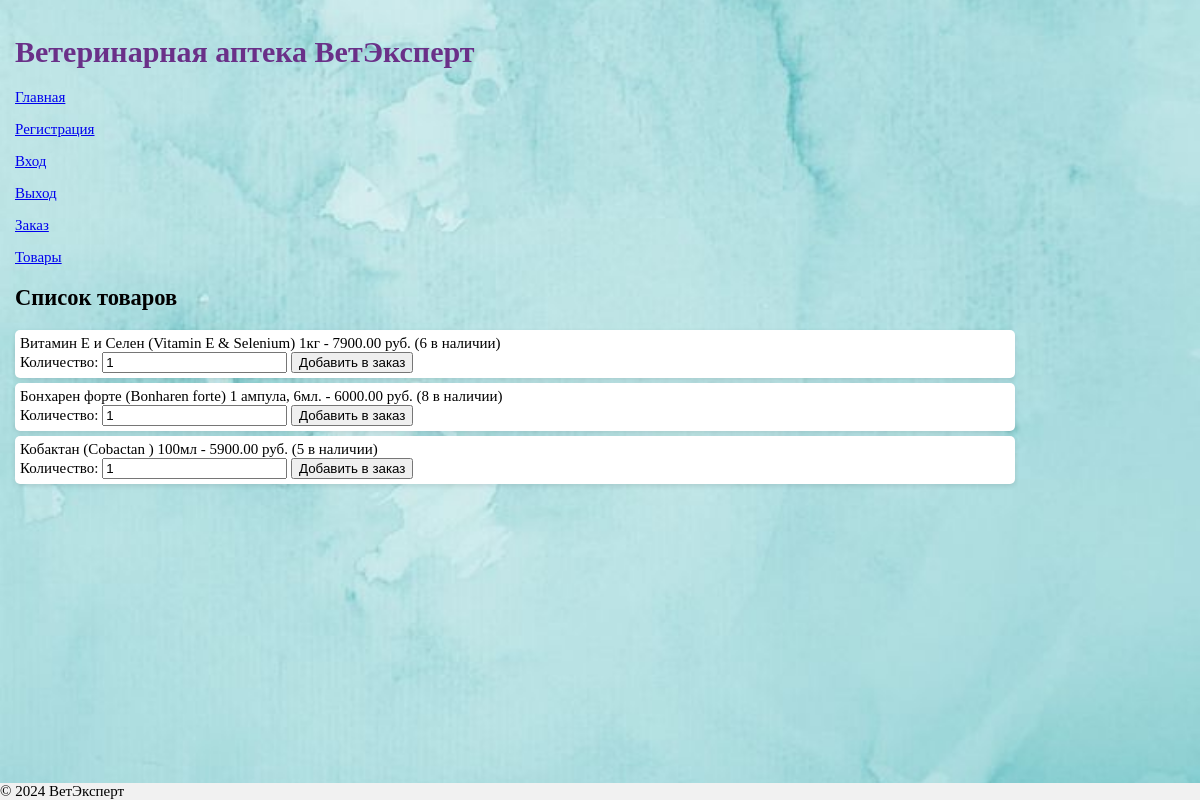
/products, run on an earlier commit of the app's database.
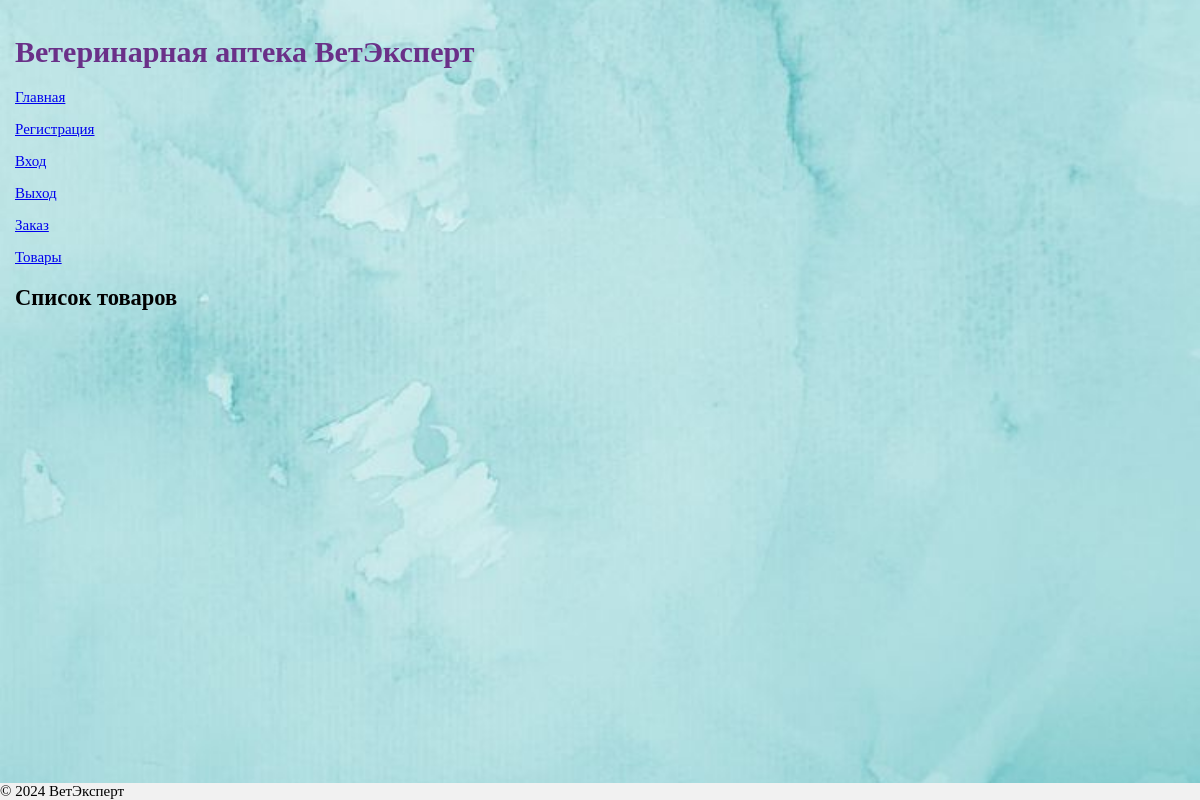
And on a later commit of the database.
### models.py (models this page shows, shortened)
class Product(db.Model):
    __tablename__ = 'products'
    id = db.Column(db.Integer, primary_key=True)
    name = db.Column(db.String(255), nullable=False)
    description = db.Column(db.Text)
    price = db.Column(db.Numeric(10, 2), nullable=False)
    quantity = db.Column(db.Integer, default=0)
    status = db.Column(db.String(20), default='available')
    STATUS_CHOICES = {
        'available': 'Доступен',
        'unavailable': 'Недоступен'
    }

### routes.py (the view)
@app.route('/products') # Список товаров
def product():
    products = Product.query.all()
    return render_template('product.html', products=products)

### templates/product.html (shortened to what this page needs)
{% extends 'base.html' %}
{% block content %}
<h2>Список товаров</h2>
<ul>
    {% for product in products %}
        <li>
            {{ product.name }} - {{ product.price }} руб. ({{ product.quantity }} в наличии)
            <form action="{{ url_for('add_to_cart', product_id=product.id) }}" method="post">
                <label for="quantity_{{ product.id }}">Количество:</label>
                <input type="number" name="quantity" id="quantity_{{ product.id }}" min="1" value="1" required>
                <button type="submit">Добавить в заказ</button>
            </form>
        </li>
    {% endfor %}
</ul>
{% endblock %}

### templates/base.html (shortened to what this page needs)
<!DOCTYPE html>
<html lang="ru">
<head>
   <link href="{{ url_for('static', filename='style.css') }}" rel="stylesheet" type="text/css" />
</head>
<body>
    <header>
        <h1>Ветеринарная аптека ВетЭксперт</h1>
        <nav>
            <p><a href="{{ url_for('base') }}">Главная</a></p>
            <p><a href="{{ url_for('register') }}">Регистрация</a></p>
            <p><a href="{{ url_for('login') }}">Вход</a></p>
            <p><a href="{{ url_for('logout') }}">Выход</a></p>
            <p><a href="{{ url_for('order_view') }}">Заказ</a></p>
            <p><a href="{{ url_for('product') }}">Товары</a></p>
        </nav>
    </header>
    <main>
        {% block content %}{% endblock %}
    </main>
    <div class="footer">© 2024 ВетЭксперт</div>
</body>
</html>

### static/style.css (style rules this page uses)
body { background-image: url("423283a2b0089d478492c4b42474fcc3.jpg"); background-size: no-repeat; background-position: center; background-size: cover; height: 400px; width: 1000px; font-family: Tahoma; margin: 0; padding: 15px; font-size: 15px }
h1 { white-space: nowrap; color: #6A3088; }
.footer { position: fixed; left: 0; bottom: 0; background-color:#f1f1f1; width: 100%; }

What changed in the data, as far as the page shows it:
removed Product: name "Витамин Е и Селен (Vitamin E & Selenium) 1кг", price "7900.00", quantity "6", quantity "1"
removed Product: name "Бонхарен форте (Bonharen forte) 1 ампула, 6мл.", price "6000.00", quantity "8"
removed Product: name "Кобактан (Cobactan ) 100мл", price "5900.00", quantity "5"
